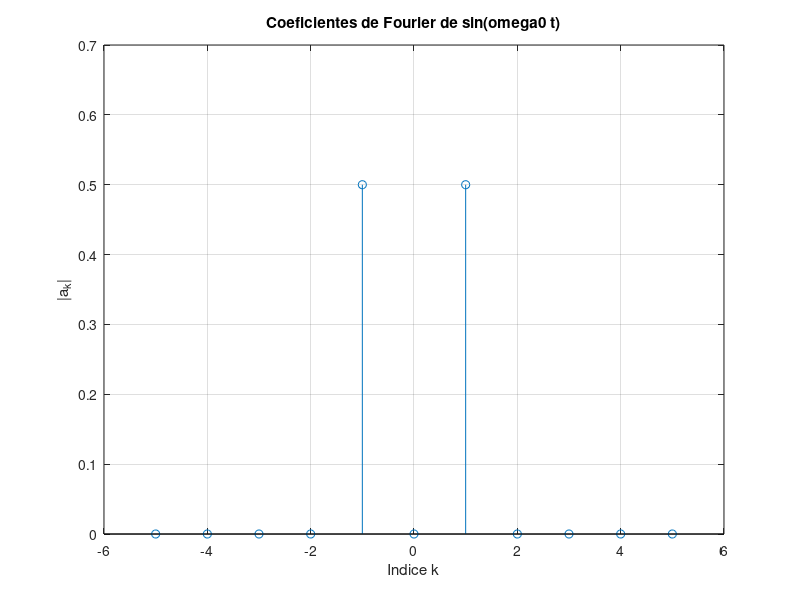

Reproduce this figure in MATLAB.
% EJEMPLO: Calcular y graficar coeficientes de Fourier de sin(w0 t)
T = 2*pi;  % Periodo fundamental
omega0 = 2*pi/T;
N = 1000; % Numero de puntos para la grafica
t = linspace(0, T, N);
x_t = sin(omega0 * t);

% Calculo de coeficientes (por integracion numerica)
kVals = -5:5;
Ak = zeros(size(kVals));

for ii = 1:length(kVals)
    k = kVals(ii);
    fun = @(tt) sin(omega0*tt) .* exp(-1j*k*omega0*tt);
    Ak(ii) = (1/T) * integral(fun, 0, T);
end

figure;
stem(kVals, abs(Ak));
xlabel('Indice k'); ylabel('|a_k|');
title('Coeficientes de Fourier de sin(omega0 t)');
grid on;
